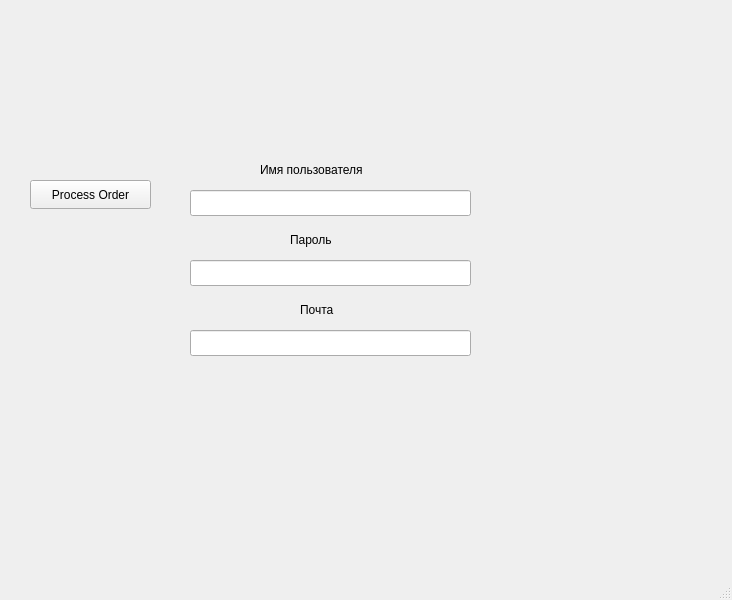
<?xml version="1.0" encoding="UTF-8"?>
<ui version="4.0">
 <class>startWindow</class>
 <widget class="QMainWindow" name="startWindow">
  <property name="geometry">
   <rect>
    <x>0</x>
    <y>0</y>
    <width>732</width>
    <height>600</height>
   </rect>
  </property>
  <property name="windowTitle">
   <string>MainWindow</string>
  </property>
  <widget class="QWidget" name="centralwidget">
   <widget class="QPushButton" name="ButProcessOrder">
    <property name="geometry">
     <rect>
      <x>30</x>
      <y>180</y>
      <width>121</width>
      <height>29</height>
     </rect>
    </property>
    <property name="text">
     <string>Process Order</string>
    </property>
   </widget>
   <widget class="QLabel" name="labelUsername">
    <property name="geometry">
     <rect>
      <x>260</x>
      <y>160</y>
      <width>141</width>
      <height>20</height>
     </rect>
    </property>
    <property name="text">
     <string>Имя пользователя</string>
    </property>
   </widget>
   <widget class="QLabel" name="labelPassword">
    <property name="geometry">
     <rect>
      <x>290</x>
      <y>230</y>
      <width>61</width>
      <height>20</height>
     </rect>
    </property>
    <property name="text">
     <string>Пароль</string>
    </property>
   </widget>
   <widget class="QLabel" name="labelEmail">
    <property name="geometry">
     <rect>
      <x>300</x>
      <y>300</y>
      <width>51</width>
      <height>20</height>
     </rect>
    </property>
    <property name="text">
     <string>Почта</string>
    </property>
   </widget>
   <widget class="QLineEdit" name="tbUsername">
    <property name="geometry">
     <rect>
      <x>190</x>
      <y>190</y>
      <width>281</width>
      <height>26</height>
     </rect>
    </property>
   </widget>
   <widget class="QLineEdit" name="tbPassword">
    <property name="geometry">
     <rect>
      <x>190</x>
      <y>260</y>
      <width>281</width>
      <height>26</height>
     </rect>
    </property>
   </widget>
   <widget class="QLineEdit" name="tbEmail">
    <property name="geometry">
     <rect>
      <x>190</x>
      <y>330</y>
      <width>281</width>
      <height>26</height>
     </rect>
    </property>
   </widget>
  </widget>
  <widget class="QMenuBar" name="menubar">
   <property name="geometry">
    <rect>
     <x>0</x>
     <y>0</y>
     <width>732</width>
     <height>26</height>
    </rect>
   </property>
  </widget>
  <widget class="QStatusBar" name="statusbar"/>
 </widget>
 <resources/>
 <connections/>
</ui>
